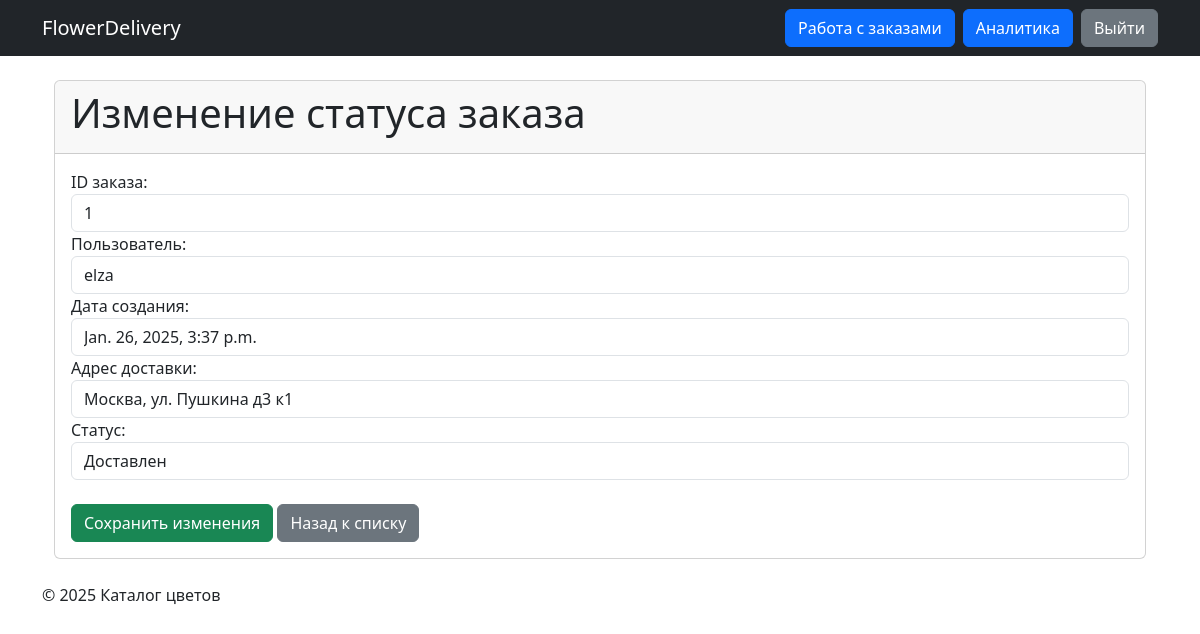
The app's page /manage-orders/1/update/ (signed in), older data.
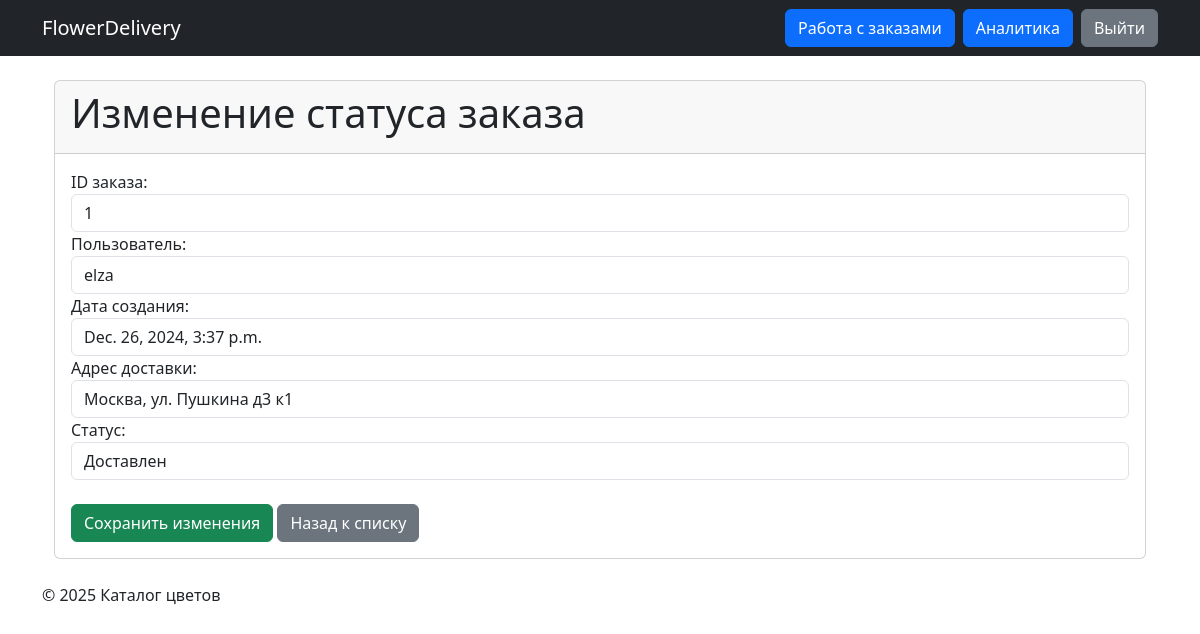
The same page, newer data.
### orders/models.py (models this page shows)
class Order(models.Model):
    user = models.ForeignKey(User, on_delete=models.CASCADE, related_name='orders')
    created_at = models.DateTimeField(auto_now_add=True)
    delivery_address = models.TextField()
    status = models.CharField(max_length=20, choices=(
        ('pending', 'Ожидает подтверждения'),
        ('processed', 'Обрабатывается'),
        ('delivered', 'Доставлен'),
        ('canceled', 'Отменен')
    ), default='pending')

### mngorder/views.py (the view, shortened to what this page needs)
# urls.py: path('<int:order_id>/update/', ManageOrderUpdateView.as_view(), name='manage_order_update'),
class ManageOrderUpdateView(LoginRequiredMixin, UserPassesTestMixin, View):
    def test_func(self):
        return self.request.user.is_staff
    def get(self, request, order_id):
        order = get_order_by_id(order_id)
        if not order:
            return redirect('manage_order_list')  # Если заказа нет, возвращаем в список
        return render(request, 'mngorder/manage_order_update.html', {'order': order})

### core/services.py (called while the page is built)
def get_order_by_id(order_id):
    try:
        return Order.objects.get(id=order_id)
    except Order.DoesNotExist:
        return None

### templates/mngorder/manage_order_update.html (shortened to what this page needs)
{% extends 'base.html' %}
{% block content %}
<div class="container">
    <div class="card">
        <div class="card-header">
            <h1 class="card-title">Изменение статуса заказа</h1>
        </div>
        <div class="card-body">
            <form method="post">
                <div class="form-group">
                    <label for="order_id">ID заказа:</label>
                    <input type="text" id="order_id" class="form-control" value="{{ order.id }}" readonly>
                </div>
                <div class="form-group">
                    <label for="username">Пользователь:</label>
                    <input type="text" id="username" class="form-control" value="{{ order.user.username }}" readonly>
                </div>
                <div class="form-group">
                    <label for="created_at">Дата создания:</label>
                    <input type="text" id="created_at" class="form-control" value="{{ order.created_at }}" readonly>
                </div>
                <div class="form-group">
                    <label for="delivery_address">Адрес доставки:</label>
                    <input type="text" id="delivery_address" name="delivery_address" class="form-control" value="{{ order.delivery_address }}">
                </div>
                <div class="form-group">
                    <label for="status">Статус:</label>
                    <select name="status" id="status" class="form-control">
                        <option value="delivered" {% if order.status == 'delivered' %}selected{% endif %}>Доставлен</option>
                    </select>
                </div>
                <br>
                <button type="submit" class="btn btn-success">Сохранить изменения</button>
                <a href="{% url 'manage_order_list' %}" class="btn btn-secondary">Назад к списку</a>
            </form>
        </div>
    </div>
</div>
{% endblock %}

Row changes from the older to the newer data that the page shows:
changed Order "Москва, ул. Пушкина д3 к1": created_at "Jan. 26, 2025, 3:37 p.m." → "Dec. 26, 2024, 3:37 p.m."
